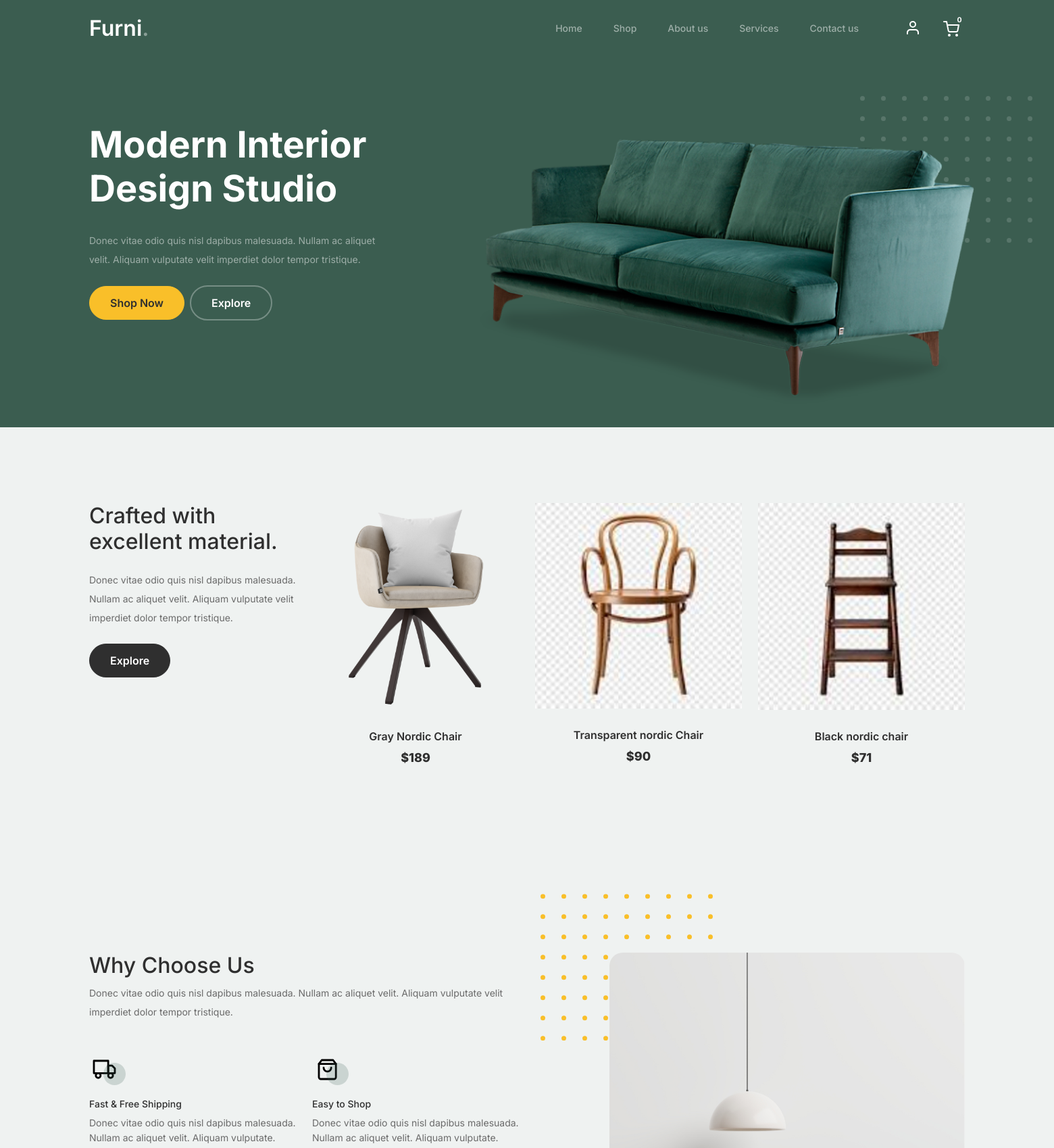
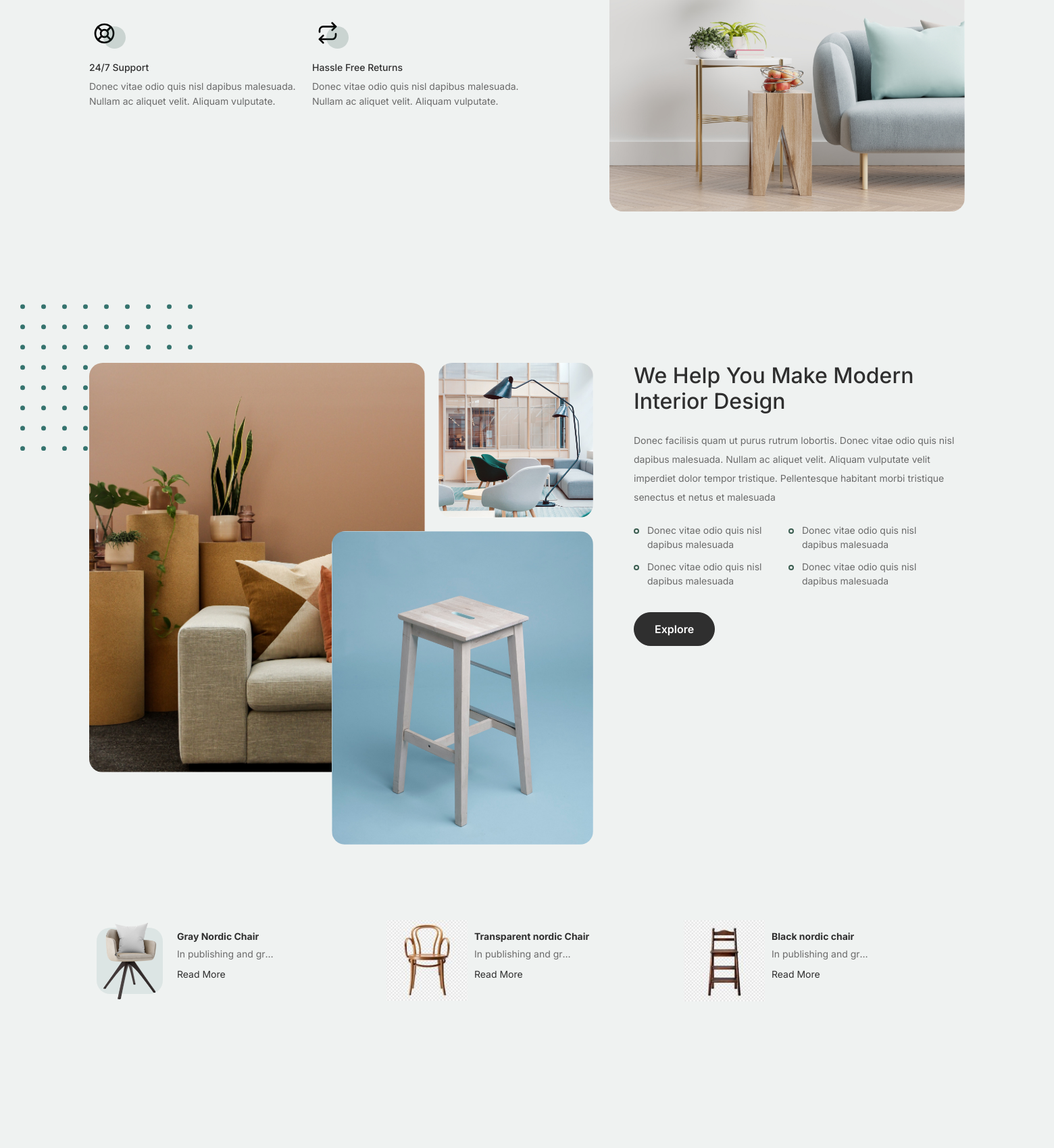
The page / (upper part) on the database its author committed (2 pictures, top to bottom).
### shop/models.py (models this page shows, shortened)
class Product(models.Model):
    product_name    = models.CharField(max_length=200, unique=True)
    category        = models.ForeignKey(Category, on_delete=models.CASCADE)
    slug            = models.SlugField(max_length=200, unique=True)
    description     = models.TextField(max_length=500, blank=True)
    price           = models.IntegerField()
    images          = models.ImageField(upload_to='photos/products')
    stock           = models.IntegerField()
    is_available    = models.BooleanField(default=True)
    created_date    = models.DateTimeField(auto_now_add=True)
    modified_date   = models.DateTimeField(auto_now=True)
    def get_url(self):
        return reverse('product_detail', args=[self.category.slug, self.slug])

### funi/views.py (the view)
# urls.py: 2. Add a URL to urlpatterns:  path('', views.home, name='home')
def home(request):
    products = Product.objects.all().filter(is_available=True).order_by('id') # noqa
    paginator = Paginator(products, 3)
    page_number = request.GET.get('page')
    page_products = paginator.get_page(page_number)
    context = {
        'products': page_products,
    }
    return render(request, 'home.html', context)

### cart/context_processor.py (called while the page is built)
def counter(request):
    cart_count = 0
    if 'admin' in request.path:
        return {}
    else:
        try:
            cart = Cart.objects.filter(cart_id=_cart_id(request))
            if request.user.is_authenticated:
                cart_items = CartItem.objects.all().filter(user=request.user)
            else:
                cart_items = CartItem.objects.all().filter(cart=cart[:1])
            for cart_item in cart_items:
                cart_count += cart_item.quantity
        except Cart.DoesNotExist:
            cart_count = 0
    if cart_count > 9:
        cart_count = '9+'
    return dict(cart_count=cart_count)

### cart/views.py (called while the page is built)
def _cart_id(request):
    cart = request.session.session_key
    if not cart:
        cart = request.session.create()
    return cart

### templates/home.html (shortened to what this page needs)
{% extends 'base.html' %}
{% load static %}
{% block content %}
			<div class="hero">
				<div class="container">
					<div class="row justify-content-between">
						<div class="col-lg-5">
							<div class="intro-excerpt">
								<h1>Modern Interior <span class="d-block">Design Studio</span></h1>
								<p class="mb-4">Donec vitae odio quis nisl dapibus malesuada. Nullam ac aliquet velit.
									Aliquam vulputate velit imperdiet dolor tempor tristique.</p>
								<p><a href="" class="btn btn-secondary me-2">Shop Now</a><a href="{% url 'shop' %}" class="btn btn-white-outline">Explore</a></p>
							</div>
						</div>
						<div class="col-lg-7">
							<div class="hero-img-wrap">
								<img src="{% static 'images/couch.png' %}" class="img-fluid">
							</div>
						</div>
					</div>
				</div>
			</div>
		<div class="product-section">
			<div class="container">
				<div class="row">
					<div class="col-md-12 col-lg-3 mb-5 mb-lg-0">
						<h2 class="mb-4 section-title">Crafted with excellent material.</h2>
						<p class="mb-4">Donec vitae odio quis nisl dapibus malesuada. Nullam ac aliquet velit. Aliquam vulputate velit imperdiet dolor tempor tristique. </p>
						<p><a href="{% url 'shop' %}" class="btn">Explore</a></p>
					</div>
					{% for product in products %}
					<div class="col-12 col-md-4 col-lg-3 mb-5 mb-md-0">
						<a class="product-item" href="{{product.get_url}}">
							<img src="{{ product.images.url }}" class="img-fluid product-thumbnail">
							<h3 class="product-title">{{product.product_name}}</h3>
							<strong class="product-price">${{ product.price }}</strong>
						</a>
					</div>
					{% endfor %}
				</div>
			</div>
		</div>
		<div class="why-choose-section">
			<div class="container">
				<div class="row justify-content-between">
					<div class="col-lg-6">
						<h2 class="section-title">Why Choose Us</h2>
						<p>Donec vitae odio quis nisl dapibus malesuada. Nullam ac aliquet velit. Aliquam vulputate velit imperdiet dolor tempor tristique.</p>
						<div class="row my-5">
							<div class="col-6 col-md-6">
								<div class="feature">
									<div class="icon">
										<img src="{% static 'images/truck.svg' %}" alt="Image" class="imf-fluid">
									</div>
									<h3>Fast &amp; Free Shipping</h3>
									<p>Donec vitae odio quis nisl dapibus malesuada. Nullam ac aliquet velit. Aliquam vulputate.</p>
								</div>
							</div>
							<div class="col-6 col-md-6">
								<div class="feature">
									<div class="icon">
										<img src="{% static 'images/bag.svg' %}" alt="Image" class="imf-fluid">
									</div>
									<h3>Easy to Shop</h3>
									<p>Donec vitae odio quis nisl dapibus malesuada. Nullam ac aliquet velit. Aliquam vulputate.</p>
								</div>
							</div>
							<div class="col-6 col-md-6">
								<div class="feature">
									<div class="icon">
										<img src="{% static 'images/support.svg' %}" alt="Image" class="imf-fluid">
									</div>
									<h3>24/7 Support</h3>
									<p>Donec vitae odio quis nisl dapibus malesuada. Nullam ac aliquet velit. Aliquam vulputate.</p>
								</div>
							</div>
							<div class="col-6 col-md-6">
								<div class="feature">
									<div class="icon">
										<img src="{% static 'images/return.svg' %}" alt="Image" class="imf-fluid">
									</div>
									<h3>Hassle Free Returns</h3>
									<p>Donec vitae odio quis nisl dapibus malesuada. Nullam ac aliquet velit. Aliquam vulputate.</p>
								</div>
							</div>
						</div>
					</div>
					<div class="col-lg-5">
						<div class="img-wrap">
							<img src="{% static 'images/why-choose-us-img.jpg' %}" alt="Image" class="img-fluid">
						</div>
					</div>
				</div>
			</div>
		</div>
		<div class="we-help-section">
			<div class="container">
				<div class="row justify-content-between">
					<div class="col-lg-7 mb-5 mb-lg-0">
						<div class="imgs-grid">
							<div class="grid grid-1"><img src="{% static 'images/img-grid-1.jpg' %}" alt="Untree.co"></div>
							<div class="grid grid-2"><img src="{% static 'images/img-grid-2.jpg' %}" alt="Untree.co"></div>
							<div class="grid grid-3"><img src="{% static 'images/img-grid-3.jpg' %}" alt="Untree.co"></div>
						</div>
					</div>
					<div class="col-lg-5 ps-lg-5">
						<h2 class="section-title mb-4">We Help You Make Modern Interior Design</h2>
						<p>Donec facilisis quam ut purus rutrum lobortis. Donec vitae odio quis nisl dapibus malesuada. Nullam ac aliquet velit.
							Aliquam vulputate velit imperdiet dolor tempor tristique. Pellentesque habitant morbi tristique senectus et netus et malesuada</p>
						<ul class="list-unstyled custom-list my-4">
							<li>Donec vitae odio quis nisl dapibus malesuada</li>
							<li>Donec vitae odio quis nisl dapibus malesuada</li>
							<li>Donec vitae odio quis nisl dapibus malesuada</li>
							<li>Donec vitae odio quis nisl dapibus malesuada</li>
						</ul>
						<p><a href="{% url 'shop' %}" class="btn">Explore</a></p>
					</div>
				</div>
			</div>
		</div>
		<div class="popular-product">
			<div class="container">
				<div class="row">
					{% for product in products %}
					<div class="col-12 col-md-6 col-lg-4 mb-4 mb-lg-0">
						<div class="product-item-sm d-flex">
							<div class="thumbnail">
								<img src="{{ product.images.url }}" alt="Image" class="img-fluid">
							</div>
							<div class="pt-3">
								<h3>{{product.product_name }}</h3>
								<p class="col-1 text-truncate">{{ product.description}}</p>
								<p><a href="{{product.get_url}}">Read More</a></p>
							</div>
						</div>
					</div>
					{% endfor %}
				</div>
			</div>
		</div>
		<div class="blog-section">
		</div>
	</body>
</html>
{% endblock %}

### rows shown on the page
Product: images (picture), product_name "Gray Nordic Chair", price "189", description "In publishing and gr…"
Product: images (picture), product_name "Transparent nordic Chair", price "90", description "In publishing and gr…"
Product: images (picture), product_name "Black nordic chair", price "71", description "In publishing and gr…"

### other values the page prints
{{ cart_count }} "0"
